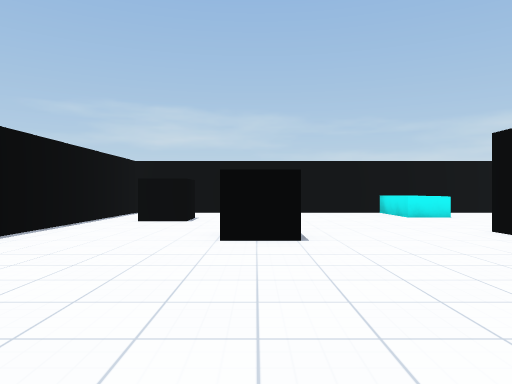
View 1 (above)

13 first-person views from a walk through a scene from a Unity 3-D project. The camera is 1.2 m above the floor, looks level and sees 70° across. Doors are open. The floor is counted in squares, 2 m on a side. Each view is taken from the middle of a square. On the plan, view 1 faces up. The plan holds only what a view shows up to about 10 squares ahead; the rest is blank. The place goes on beyond the plan. The player is left out. Surface patterns are stand-ins for the level's own textures.

View 2
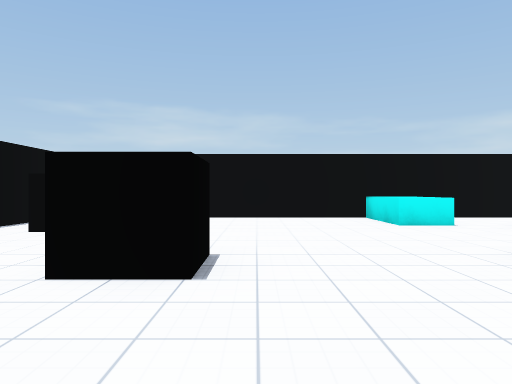

View 3
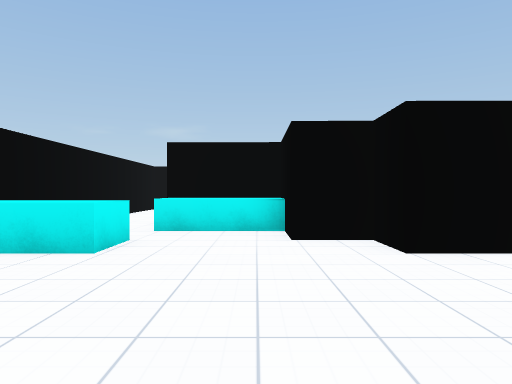

View 4
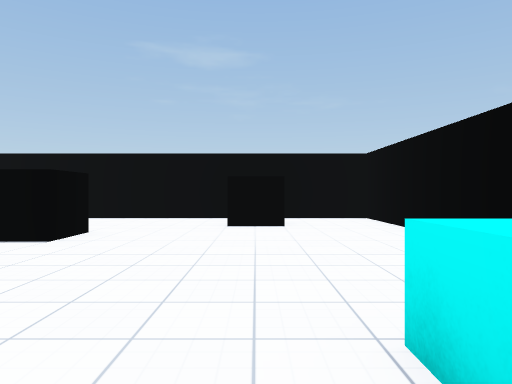

View 5
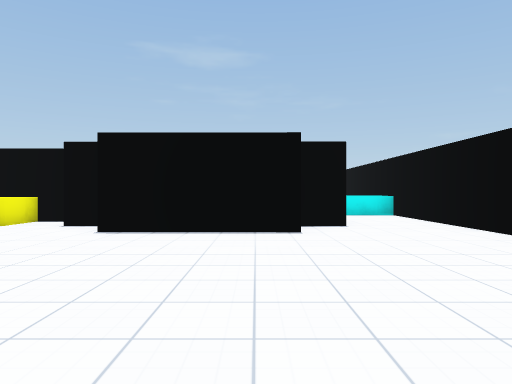

View 6
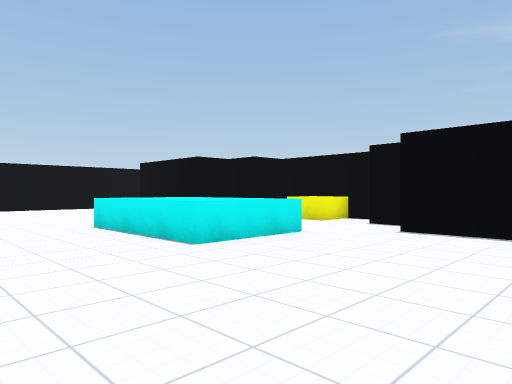

View 7
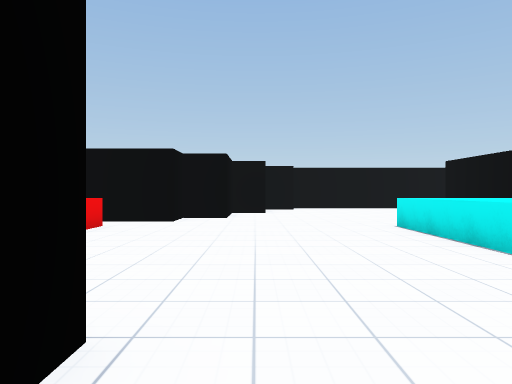

View 8
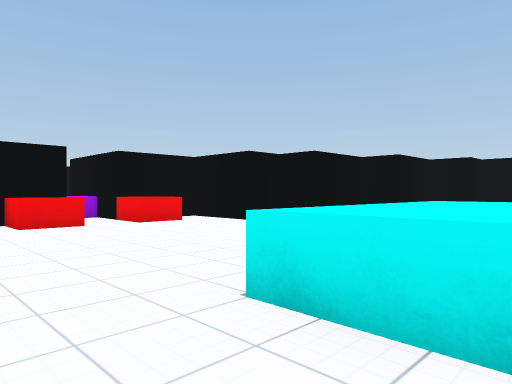

View 9
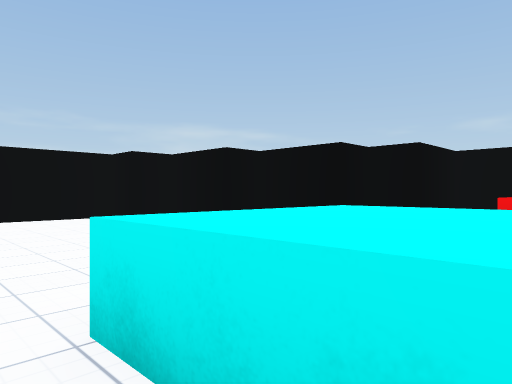

View 10
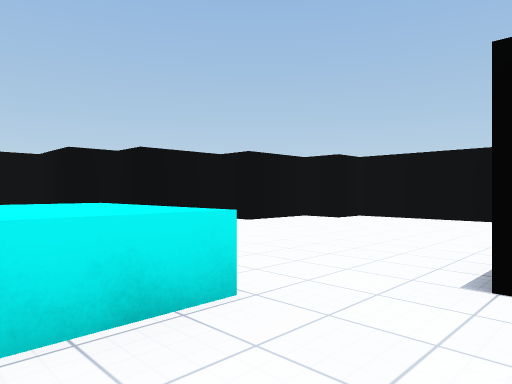

View 11
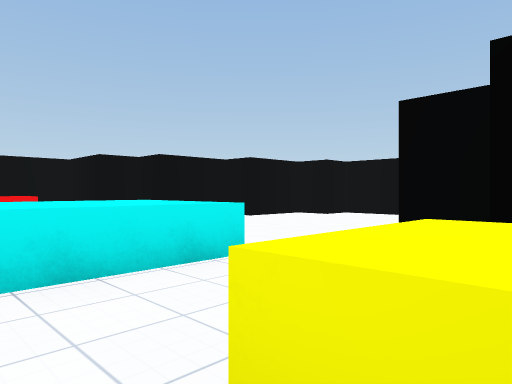

View 12
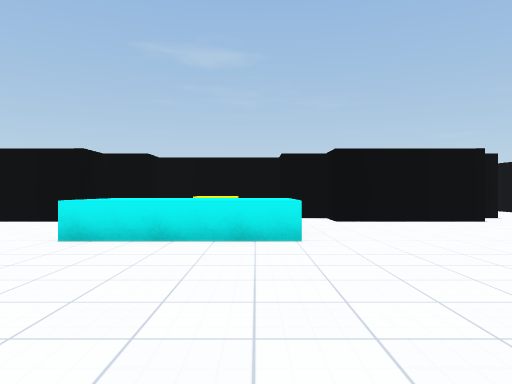

View 13
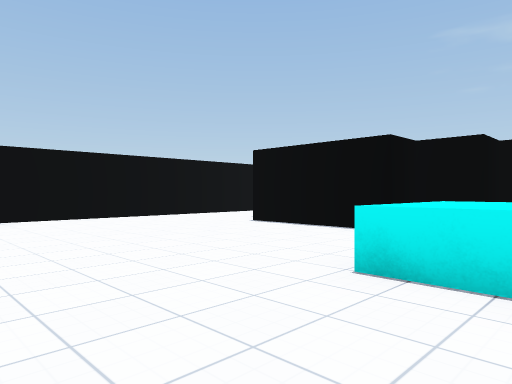

### Floor plan
Key: @ floor where view 1 was taken; # wall or solid block; . floor; ^ raised ledge.
Columns run from 4 left of view 1 to 21 right of it. Each row starts with its distance up from view 1.
 11 ##################
 10 #.......^........##
  9 #.......^.........#
  8 #.#.......^#......##
  7 #.........^##......#
  6 #........  ##......##
  5 #...#...#  ##.......###
  4 #.......  ##..........#
  3   .....   #...^^.....^#
  2   .....   #^..^^.......^
  1    ...    #...^^.....^####
  0     @     ##..........#
 -1            ##.......###
 -2             #......##
 -3             #......#
 -4             ......##
 -5             ......#
 -6             .....##
 -7             ######

Where each view was taken, in squares from view 1:
view 1: 0 up, 0 right, facing up
view 2: 2 up, 1 right, facing up
view 3: 7 up, 0 right, facing right
view 4: 8 up, 5 right, facing left
view 5: 7 up, 14 right, facing left
view 6: 7 up, 14 right, facing down-left
view 7: 7 up, 14 right, facing down
view 8: 5 up, 10 right, facing down-right
view 9: 2 up, 9 right, facing up-right
view 10: 2 up, 8 right, facing down-right
view 11: 3 up, 7 right, facing down-right
view 12: 3 up, 16 right, facing left
view 13: 2 up, 14 right, facing down-left
